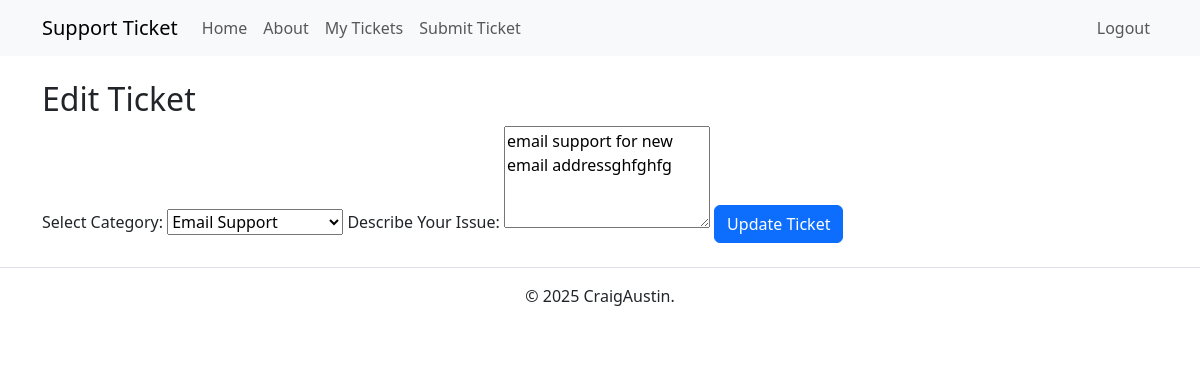
Screenshot of /edit_ticket/1 (signed in) with the database file from the repository.
### app.py (models this page shows)
class Ticket(db.Model):
    id = db.Column(db.Integer, primary_key=True)
    user_id = db.Column(db.Integer, db.ForeignKey('user.id'), nullable=False)
    category = db.Column(db.String(100), nullable=False)
    description = db.Column(db.Text, nullable=False)
    status = db.Column(db.String(20), default='Submitted')
    created_at = db.Column(db.DateTime, default=datetime.utcnow)
    user = db.relationship('User', backref=db.backref('tickets', lazy=True))

### app.py (the view, shortened to what this page needs)
@app.route('/edit_ticket/<int:ticket_id>', methods=['GET', 'POST'])
@login_required
def edit_ticket(ticket_id):
    ticket = Ticket.query.get_or_404(ticket_id)
    if not current_user.is_admin and ticket.user_id != current_user.id:
        flash("Access Denied. You can only edit your own tickets.", "danger")
        return redirect(url_for('view_tickets'))
    return render_template('edit_ticket.html', ticket=ticket)

### app.py (called while the page is built)
@login_manager.user_loader
def load_user(user_id):
    return User.query.get(int(user_id))

### templates/edit_ticket.html (shortened to what this page needs)
{% extends 'base.html' %}
{% block content %}
<h2>Edit Ticket</h2>
<form method="POST">
    <label for="category">Select Category:</label>
    <select name="category" required>
        <option value="Email Support" {% if ticket.category=='Email Support' %}selected{% endif %}>Email Support
        </option>
    </select>
    <label for="description">Describe Your Issue:</label>
    <textarea name="description" rows="4" required>{{ ticket.description }}</textarea>
    <button type="submit" class="btn btn-primary">Update Ticket</button>
</form>
{% endblock %}

### static/styles.css (style rules this page uses)
*, *::before, *::after { box-sizing: border-box; }
* { margin: 0; }
body { line-height: 1.5; -webkit-font-smoothing: antialiased; }
input, button, textarea, select { font: inherit; }
p, h1, h2, h3, h4, h5, h6 { overflow-wrap: break-word; }
h1, h2, h3, h4, h5, h6 { text-wrap: balance; }

### rows the page displays
Ticket: category "Email Support", description "email support for new email addressghfghfg"
